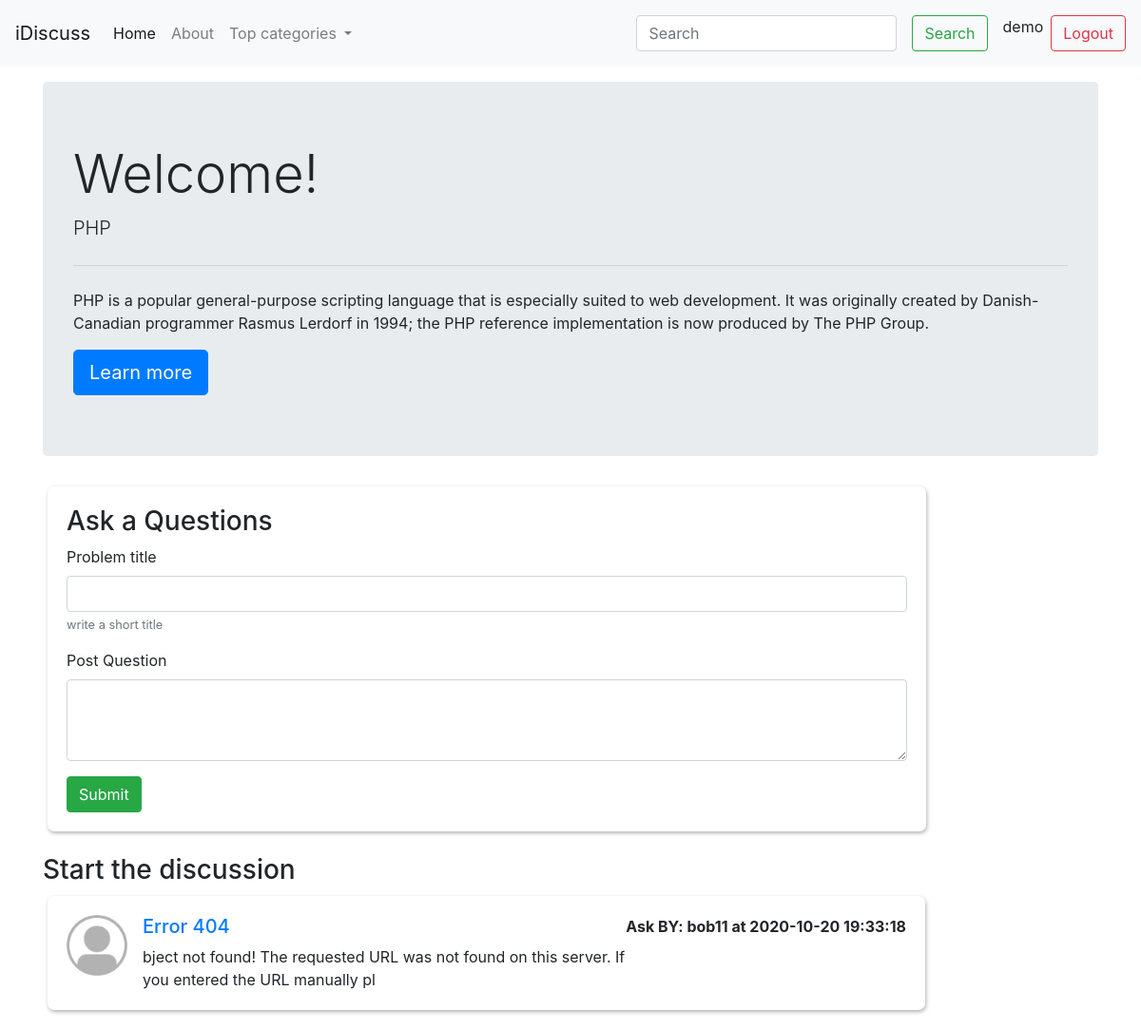
Page /threads.php?catid=1 (signed in) on the committed database.
### tables this page shows
CREATE TABLE `categories` (
  `category_id` int(11) NOT NULL,
  `category_name` varchar(100) NOT NULL,
  `category_description` varchar(500) NOT NULL,
  `date` datetime NOT NULL DEFAULT current_timestamp()
);

CREATE TABLE `threads` (
  `thread_id` int(7) NOT NULL,
  `thread_title` varchar(255) NOT NULL,
  `thread_desc` text NOT NULL,
  `thread_cat_id` int(7) NOT NULL,
  `thread_user_id` int(7) NOT NULL,
  `thread_time` datetime NOT NULL DEFAULT current_timestamp()
);

CREATE TABLE `users` (
  `sno` int(11) NOT NULL,
  `username` varchar(15) NOT NULL,
  `password` varchar(20) NOT NULL,
  `user_time` datetime NOT NULL DEFAULT current_timestamp()
);

### threads.php (the view, shortened to what this page needs)
<!doctype html>
<html lang="en">
<head>
    <link rel="stylesheet" href="css/thread.css">
    <link rel="stylesheet" href="css/bootstrap.min.css">
</head>
<body>
    <?php include 'dbconn.php';
     include '_nav.php';?>
    <?php
    $id= $_GET['catid'];
    $sql = "SELECT * FROM `categories` WHERE category_id=$id" ;
    $result = mysqli_query($conn, $sql);
    while ($row = mysqli_fetch_assoc($result)){
        $catname= $row['category_name'];
        $catdesc= $row['category_description'];
    }
    ?>
    <div class="container mt-3 ">
        <div class="jumbotron ">
            <h1 class="display-4">Welcome!</h1>
            <p class="lead"><?php echo $catname;?></p>
            <hr class="my-4">
            <p><?php  echo $catdesc;?></p>
            <a class="btn btn-primary btn-lg" href="#" role="button">Learn more</a>
        </div>
    </div>
 <?PHP
        if(isset($_SESSION['loggedin'])  && $_SESSION['loggedin']=="true"){
       echo'<div class="container">
       <div class="box1">
        <h3>Ask a Questions</h3>
        <form action=" " method="POST">
            <div class="form-group">
                <label for="Input">Problem title</label>
                <input type="text" class="form-control" id="title" name="title" aria-describedby="title">
                <small class="form-text text-muted">write a short title</small>
            </div>
            <input type="hidden" name="sno" value="' .$_SESSION["sno"]. '">
            <div class="form-group">
            <label>Post Question</label>
            <textarea class="form-control" id="desc" name="desc" rows="3"></textarea>
        </div>
            <button type="submit" class="btn btn-success">Submit</button>
        </form>
    </div>
    </div>
        </div>';
    }
            else{
             echo'<div class="container">
               <h3>Ask a Questions</h3>
           <p class="lead">You are not loged in</p>
              </div>';
             }
              ?>
 <div class="container mt-4">
    <h3>Start the discussion</h3>
            <?php
    $id= $_GET['catid'];
    $sql = "SELECT * FROM `threads` WHERE thread_cat_id=$id" ;
    $result = mysqli_query($conn, $sql);
    while ($row = mysqli_fetch_assoc($result)){
        $id= $row['thread_id'];
        $title= $row['thread_title'];
        $desc= $row['thread_desc'];
        $thread_time = $row['thread_time'];
        $thread_user_id = $row['thread_user_id'];
        $sql2 ="SELECT * FROM `users` WHERE sno = '$thread_user_id'";
        $result2 = mysqli_query($conn, $sql2);
        $row2= mysqli_fetch_assoc($result2);
     echo '<div class="media box2">
     <img src="img/user.png" width="64px" class="mr-3" alt="...">
     <div class="media-body">'.' <h5 class="mt-0"><a  href="thread2.php?threadid='. $id .'"> ' . $title .'</a></h5>
    ' .substr($desc,1, 100)  .' </div>'.'<p class="font-weight-bold my-0 ">Ask BY: '. $row2['username'].' at '. $thread_time .'</p>'.'
    </div>';
}
 ?>
</body>
</html>

### css/thread.css (style rules this page uses)
* { margin: 0; padding: 0; box-sizing: border-box; }
.box1 { height: auto; width: 924px ; margin-top: 10px; margin-bottom: 20px; margin-right: 5px; margin-left: 5px; padding-top: 20px; padding-left: 20px; padding-bottom: 20px; padding-right: 20px; background: #fff; border-radius: 7px; box-shadow: 1px 2px 4px rgba(0, 0, 0, .3) }
.box2 { height: auto; width: 923px ; margin-top: 10px; margin-bottom: 20px; margin-right: 5px; margin-left: 5px; padding-top: 20px; padding-left: 20px; padding-bottom: 20px; padding-right: 20px; background: #fff; border-radius: 7px; box-shadow: 1px 2px 4px rgba(0, 0, 0, .3) }

### rows in the picture
categories: category_name "PHP", category_description "PHP is a popular general-purpose scripting language that is especially suited to web development. It was originally created by Danish-Canadian programmer Rasmus Lerdorf in 1994; the PHP reference implementation is now produced by The PHP Group."
threads: thread_title "Error 404", thread_desc "bject not found! The requested URL was not found on this server. If you entered the URL manually pl", users.username "bob11", thread_time "2020-10-20 19:33:18"

### other values in the picture
$_SESSION['username'] "demo"
